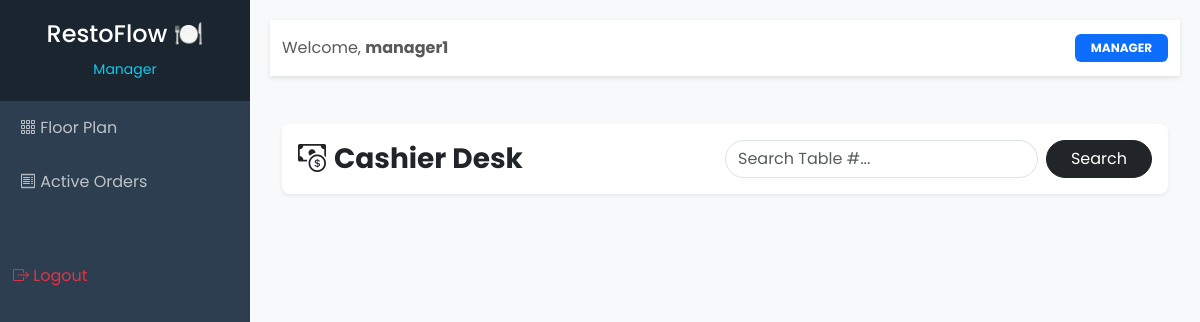
/cashier/dashboard/ (signed in), run on the app's committed database.
### users/models.py (models this page shows, shortened)
class User(AbstractUser):
  class Role(models.TextChoices):
    ADMIN = "ADMIN","Admin"
    MANAGER = "MANAGER","Manager"
    CHEF = "CHEF","Chef"
    CASHIER = "CASHIER","Cashier"
  base_role = Role.ADMIN
  role = models.CharField(max_length=10,choices=Role.choices)
  @property
  def is_chef(self):
    return self.role == self.Role.CHEF
  @property
  def is_cashier(self):
    return self.role == self.Role.CASHIER

### core/views.py (the view)
# urls.py: path('cashier/dashboard/', views.cashier_dashboard, name='cashier_dashboard'),
def cashier_dashboard(request):
    query = request.GET.get('search', '')
    orders = Order.objects.filter(status__in=['IN_PROGRESS', 'SERVED', 'BILLING'])
    if query:
        orders = orders.filter(Q(table__table_number__icontains=query))
    return render(request, 'core/cashier_dashboard.html', {'orders': orders, 'search': query})

### templates/core/cashier_dashboard.html (shortened to what this page needs)
{% extends 'base.html' %}
{% block content %}
<div class="container py-4">
    <div class="d-flex justify-content-between align-items-center mb-4 bg-white p-3 rounded-3 shadow-sm">
        <h3 class="fw-bold mb-0"><i class="bi bi-cash-coin me-2"></i>Cashier Desk</h3>
        <form class="d-flex w-50" method="GET">
            <input type="text" name="search" value="{{ search }}" class="form-control me-2 rounded-pill" placeholder="Search Table #...">
            <button type="submit" class="btn btn-dark rounded-pill px-4">Search</button>
        </form>
    </div>
</div>
{% endblock %}

### templates/base.html (shortened to what this page needs)
{% load static %}
<!DOCTYPE html>
<html lang="en">
<head>
    <link href="https://cdn.jsdelivr.net/npm/bootstrap@5.3.0/dist/css/bootstrap.min.css" rel="stylesheet">
    <link rel="stylesheet" href="https://cdn.jsdelivr.net/npm/bootstrap-icons@1.10.5/font/bootstrap-icons.css">
</head>
<body>
<div class="d-flex">
    <nav id="sidebar">
        <div class="sidebar-header">
            <h4>RestoFlow 🍽️</h4>
            <small class="text-info">{{ request.user.get_role_display }}</small>
        </div>
        <ul class="list-unstyled">
            <li class="{% if request.path == '/tables/' %}active{% endif %}">
                <a href="#"><i class="bi bi-grid-3x3-gap"></i> Floor Plan</a>
            </li>
            <li>
                <a href="#"><i class="bi bi-receipt"></i> Active Orders</a>
            </li>
            <li class="mt-5">
                <form action="{% url 'logout' %}" method="post">
                    <button type="submit" class="btn btn-link text-danger w-100 text-start" style="text-decoration: none;">
                        <i class="bi bi-box-arrow-right"></i> Logout
                    </button>
                </form>
            </li>
        </ul>
    </nav>
    <div class="main-content">
        <nav class="navbar navbar-expand-lg navbar-light mb-4">
            <div class="container-fluid">
                <span class="navbar-text">
                    Welcome, <strong>{{ request.user.username }}</strong>
                </span>
                <div class="ms-auto">
                    <span class="badge bg-primary px-3 py-2">{{ request.user.role }}</span>
                </div>
            </div>
        </nav>
        {% block content %}
        {% endblock %}
    </div>
</div>
</body>
</html>

### templates/base.html (style rules this page uses)
body { font-family: 'Poppins', sans-serif; background-color: #f8f9fa; }
#sidebar { min-width: 250px; max-width: 250px; min-height: 100vh; background: #2c3e50; color: white; transition: all 0.3s; }
#sidebar .sidebar-header { padding: 20px; background: #1a252f; text-align: center; }
#sidebar ul li a { padding: 15px 20px; display: block; color: #bdc3c7; text-decoration: none; }
.main-content { width: 100%; padding: 20px; }
.navbar { background: white; box-shadow: 0 2px 5px rgba(0,0,0,0.1); }

### data on the page
User: user.role "Manager", user.username "manager1", user.role "MANAGER"
